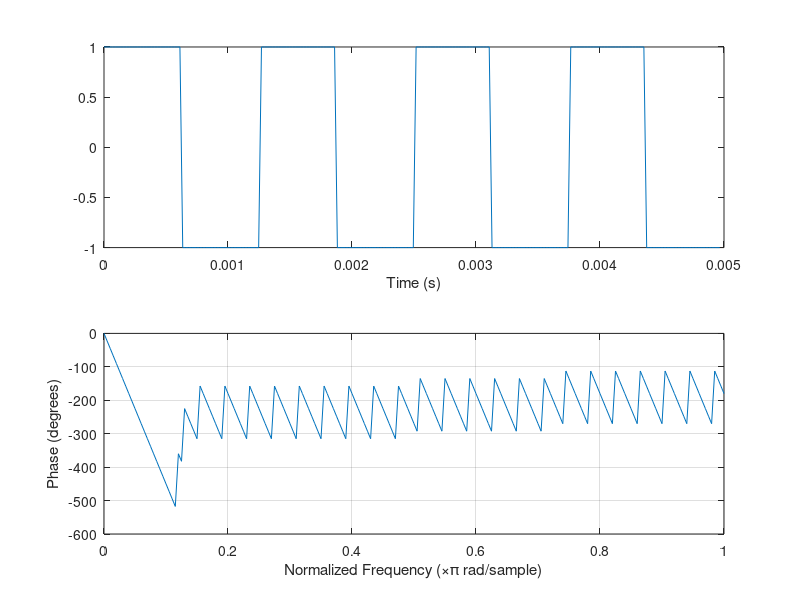

The MATLAB script that drew this image: (Note: this script raises an error after producing the figure.)
f = 800; % Hz
time = 5; %s
fsample=44100;
N=50;
t = linspace(0, 5.00001, fsample*time);

x = square(t*2*pi*f);

represent=0.005;

points=(1:(fsample*represent));

% fir hannin to extract fundamental frequency

w1 = 0.8 * f/ (fsample/2);
w2 = 1.2 * f/ (fsample/2);

b=fir1(N, [w1, w2], hamming(N + 1));

freqz(b,1, N);

filtered = filter(b, 1, x);

subplot(2,1,1)
plot(t(points), x(points))
xlabel("Time (s)")
subtitle("square wave (800Hz)")
title("Extrayendo la frequencia fundamental con pasa-banda FIR")


subplot(2,1,2)
plot(t(points), filtered(points))
xlabel("Time (s)")
subtitle("Frequencia fundamental extraída con fir1")



